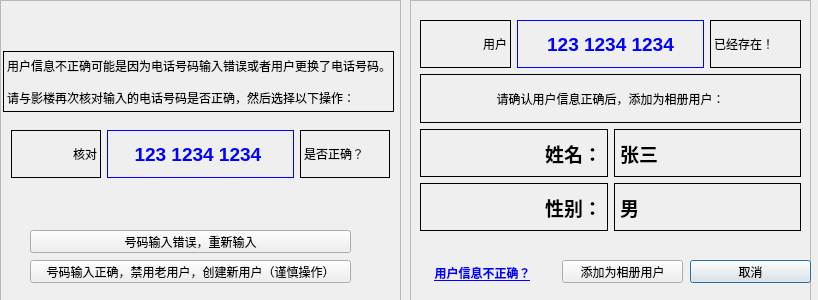
<?xml version="1.0" encoding="UTF-8"?>
<ui version="4.0">
 <class>FindUserDialog</class>
 <widget class="QDialog" name="FindUserDialog">
  <property name="geometry">
   <rect>
    <x>0</x>
    <y>0</y>
    <width>818</width>
    <height>300</height>
   </rect>
  </property>
  <property name="minimumSize">
   <size>
    <width>400</width>
    <height>300</height>
   </size>
  </property>
  <property name="maximumSize">
   <size>
    <width>900</width>
    <height>300</height>
   </size>
  </property>
  <property name="windowTitle">
   <string>Dialog</string>
  </property>
  <widget class="QFrame" name="frontFrame">
   <property name="geometry">
    <rect>
     <x>410</x>
     <y>0</y>
     <width>401</width>
     <height>301</height>
    </rect>
   </property>
   <property name="frameShape">
    <enum>QFrame::StyledPanel</enum>
   </property>
   <property name="frameShadow">
    <enum>QFrame::Raised</enum>
   </property>
   <widget class="QWidget" name="layoutWidget">
    <property name="geometry">
     <rect>
      <x>10</x>
      <y>20</y>
      <width>381</width>
      <height>211</height>
     </rect>
    </property>
    <layout class="QGridLayout" name="gridLayout">
     <item row="0" column="0">
      <widget class="QLabel" name="label">
       <property name="frameShape">
        <enum>QFrame::Box</enum>
       </property>
       <property name="text">
        <string>用户</string>
       </property>
       <property name="alignment">
        <set>Qt::AlignRight|Qt::AlignTrailing|Qt::AlignVCenter</set>
       </property>
      </widget>
     </item>
     <item row="0" column="1" colspan="2">
      <widget class="QLabel" name="label_2">
       <property name="font">
        <font>
         <pointsize>14</pointsize>
         <weight>75</weight>
         <bold>true</bold>
        </font>
       </property>
       <property name="styleSheet">
        <string notr="true">color: rgb(0, 0, 255);</string>
       </property>
       <property name="frameShape">
        <enum>QFrame::Box</enum>
       </property>
       <property name="text">
        <string>123 1234 1234</string>
       </property>
       <property name="alignment">
        <set>Qt::AlignCenter</set>
       </property>
      </widget>
     </item>
     <item row="0" column="3">
      <widget class="QLabel" name="label_3">
       <property name="frameShape">
        <enum>QFrame::Box</enum>
       </property>
       <property name="text">
        <string>已经存在！</string>
       </property>
      </widget>
     </item>
     <item row="1" column="0" colspan="4">
      <widget class="QLabel" name="label_4">
       <property name="frameShape">
        <enum>QFrame::Box</enum>
       </property>
       <property name="text">
        <string>请确认用户信息正确后，添加为相册用户：</string>
       </property>
       <property name="alignment">
        <set>Qt::AlignCenter</set>
       </property>
      </widget>
     </item>
     <item row="2" column="0" colspan="2">
      <widget class="QLabel" name="label_5">
       <property name="font">
        <font>
         <pointsize>14</pointsize>
         <weight>75</weight>
         <bold>true</bold>
        </font>
       </property>
       <property name="frameShape">
        <enum>QFrame::Box</enum>
       </property>
       <property name="text">
        <string>姓名：</string>
       </property>
       <property name="alignment">
        <set>Qt::AlignRight|Qt::AlignTrailing|Qt::AlignVCenter</set>
       </property>
      </widget>
     </item>
     <item row="2" column="2" colspan="2">
      <widget class="QLabel" name="label_6">
       <property name="font">
        <font>
         <pointsize>14</pointsize>
         <weight>75</weight>
         <bold>true</bold>
        </font>
       </property>
       <property name="frameShape">
        <enum>QFrame::Box</enum>
       </property>
       <property name="text">
        <string>张三</string>
       </property>
      </widget>
     </item>
     <item row="3" column="0" colspan="2">
      <widget class="QLabel" name="label_8">
       <property name="font">
        <font>
         <pointsize>14</pointsize>
         <weight>75</weight>
         <bold>true</bold>
        </font>
       </property>
       <property name="frameShape">
        <enum>QFrame::Box</enum>
       </property>
       <property name="text">
        <string>性别：</string>
       </property>
       <property name="alignment">
        <set>Qt::AlignRight|Qt::AlignTrailing|Qt::AlignVCenter</set>
       </property>
      </widget>
     </item>
     <item row="3" column="2" colspan="2">
      <widget class="QLabel" name="label_7">
       <property name="font">
        <font>
         <pointsize>14</pointsize>
         <weight>75</weight>
         <bold>true</bold>
        </font>
       </property>
       <property name="frameShape">
        <enum>QFrame::Box</enum>
       </property>
       <property name="text">
        <string>男</string>
       </property>
      </widget>
     </item>
    </layout>
   </widget>
   <widget class="QPushButton" name="pushButton_3">
    <property name="geometry">
     <rect>
      <x>12</x>
      <y>261</y>
      <width>121</width>
      <height>23</height>
     </rect>
    </property>
    <property name="minimumSize">
     <size>
      <width>121</width>
      <height>23</height>
     </size>
    </property>
    <property name="maximumSize">
     <size>
      <width>121</width>
      <height>23</height>
     </size>
    </property>
    <property name="font">
     <font>
      <weight>75</weight>
      <bold>true</bold>
      <underline>true</underline>
     </font>
    </property>
    <property name="styleSheet">
     <string notr="true">color: rgb(0, 0, 255);</string>
    </property>
    <property name="text">
     <string>用户信息不正确？</string>
    </property>
    <property name="autoDefault">
     <bool>false</bool>
    </property>
    <property name="flat">
     <bool>true</bool>
    </property>
   </widget>
   <widget class="QPushButton" name="pushButton_2">
    <property name="geometry">
     <rect>
      <x>280</x>
      <y>260</y>
      <width>121</width>
      <height>23</height>
     </rect>
    </property>
    <property name="minimumSize">
     <size>
      <width>121</width>
      <height>23</height>
     </size>
    </property>
    <property name="maximumSize">
     <size>
      <width>121</width>
      <height>23</height>
     </size>
    </property>
    <property name="text">
     <string>取消</string>
    </property>
   </widget>
   <widget class="QPushButton" name="pushButton">
    <property name="geometry">
     <rect>
      <x>152</x>
      <y>260</y>
      <width>121</width>
      <height>23</height>
     </rect>
    </property>
    <property name="minimumSize">
     <size>
      <width>121</width>
      <height>23</height>
     </size>
    </property>
    <property name="maximumSize">
     <size>
      <width>121</width>
      <height>23</height>
     </size>
    </property>
    <property name="text">
     <string>添加为相册用户</string>
    </property>
   </widget>
  </widget>
  <widget class="QFrame" name="backFrame">
   <property name="geometry">
    <rect>
     <x>0</x>
     <y>0</y>
     <width>401</width>
     <height>301</height>
    </rect>
   </property>
   <property name="frameShape">
    <enum>QFrame::StyledPanel</enum>
   </property>
   <property name="frameShadow">
    <enum>QFrame::Raised</enum>
   </property>
   <widget class="QLabel" name="label_9">
    <property name="geometry">
     <rect>
      <x>3</x>
      <y>51</y>
      <width>391</width>
      <height>61</height>
     </rect>
    </property>
    <property name="frameShape">
     <enum>QFrame::Box</enum>
    </property>
    <property name="text">
     <string>用户信息不正确可能是因为电话号码输入错误或者用户更换了电话号码。

请与影楼再次核对输入的电话号码是否正确，然后选择以下操作：</string>
    </property>
   </widget>
   <widget class="QLabel" name="label_10">
    <property name="geometry">
     <rect>
      <x>11</x>
      <y>130</y>
      <width>90</width>
      <height>48</height>
     </rect>
    </property>
    <property name="frameShape">
     <enum>QFrame::Box</enum>
    </property>
    <property name="text">
     <string>核对</string>
    </property>
    <property name="alignment">
     <set>Qt::AlignRight|Qt::AlignTrailing|Qt::AlignVCenter</set>
    </property>
   </widget>
   <widget class="QLabel" name="label_11">
    <property name="geometry">
     <rect>
      <x>107</x>
      <y>130</y>
      <width>187</width>
      <height>48</height>
     </rect>
    </property>
    <property name="font">
     <font>
      <pointsize>14</pointsize>
      <weight>75</weight>
      <bold>true</bold>
     </font>
    </property>
    <property name="styleSheet">
     <string notr="true">color: rgb(0, 0, 255);</string>
    </property>
    <property name="frameShape">
     <enum>QFrame::Box</enum>
    </property>
    <property name="text">
     <string>123 1234 1234 </string>
    </property>
    <property name="alignment">
     <set>Qt::AlignCenter</set>
    </property>
   </widget>
   <widget class="QLabel" name="label_12">
    <property name="geometry">
     <rect>
      <x>300</x>
      <y>130</y>
      <width>90</width>
      <height>48</height>
     </rect>
    </property>
    <property name="frameShape">
     <enum>QFrame::Box</enum>
    </property>
    <property name="text">
     <string>是否正确？</string>
    </property>
   </widget>
   <widget class="QPushButton" name="pushButton_4">
    <property name="geometry">
     <rect>
      <x>30</x>
      <y>230</y>
      <width>321</width>
      <height>23</height>
     </rect>
    </property>
    <property name="text">
     <string>号码输入错误，重新输入</string>
    </property>
   </widget>
   <widget class="QPushButton" name="pushButton_5">
    <property name="geometry">
     <rect>
      <x>30</x>
      <y>260</y>
      <width>321</width>
      <height>23</height>
     </rect>
    </property>
    <property name="text">
     <string>号码输入正确，禁用老用户，创建新用户（谨慎操作）</string>
    </property>
   </widget>
  </widget>
 </widget>
 <resources/>
 <connections/>
</ui>
